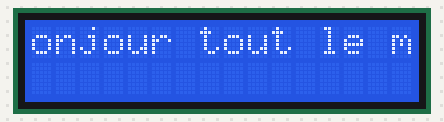
A sketch run on a simulated Arduino Uno, built with avr-gcc and run on an emulated ATmega328P. Parts: 16×2 character LCD.

Above: at 0.21 s.
At 1.71 s:
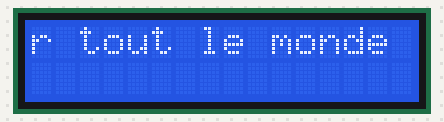
At 3.21 s:
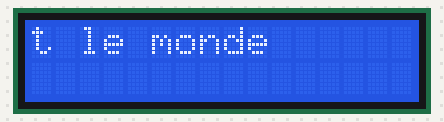
At 6.1 s:
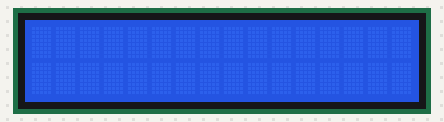
At 9.51 s:
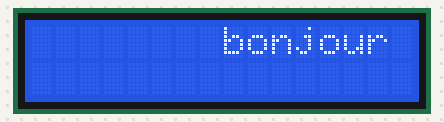
At 12.82 s:
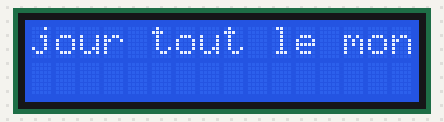

The sketch:

lcd_print.ino
```cpp
#include <LiquidCrystal.h>

// Initialisation de la bibliothèque avec les numéros de broches corrects
LiquidCrystal lcd(7, 8, 9, 10, 11, 12);

void setup() {
  // Configurer l'écran LCD avec 16 colonnes et 2 lignes
  lcd.begin(16, 2);

  // Afficher le texte complet
  lcd.print("bonjour tout le monde");
}

void loop() {
  // Faire défiler le texte vers la gauche
  lcd.scrollDisplayLeft();
  delay(300); // Attendre 300 millisecondes entre chaque défilement
}
```

Measured:
- by itself, everything shown: repeats every 12.0 s, in 37 steps
- what the display in image 3 shows lasts 1.2 s, from 6.1 s to 7.3 s
